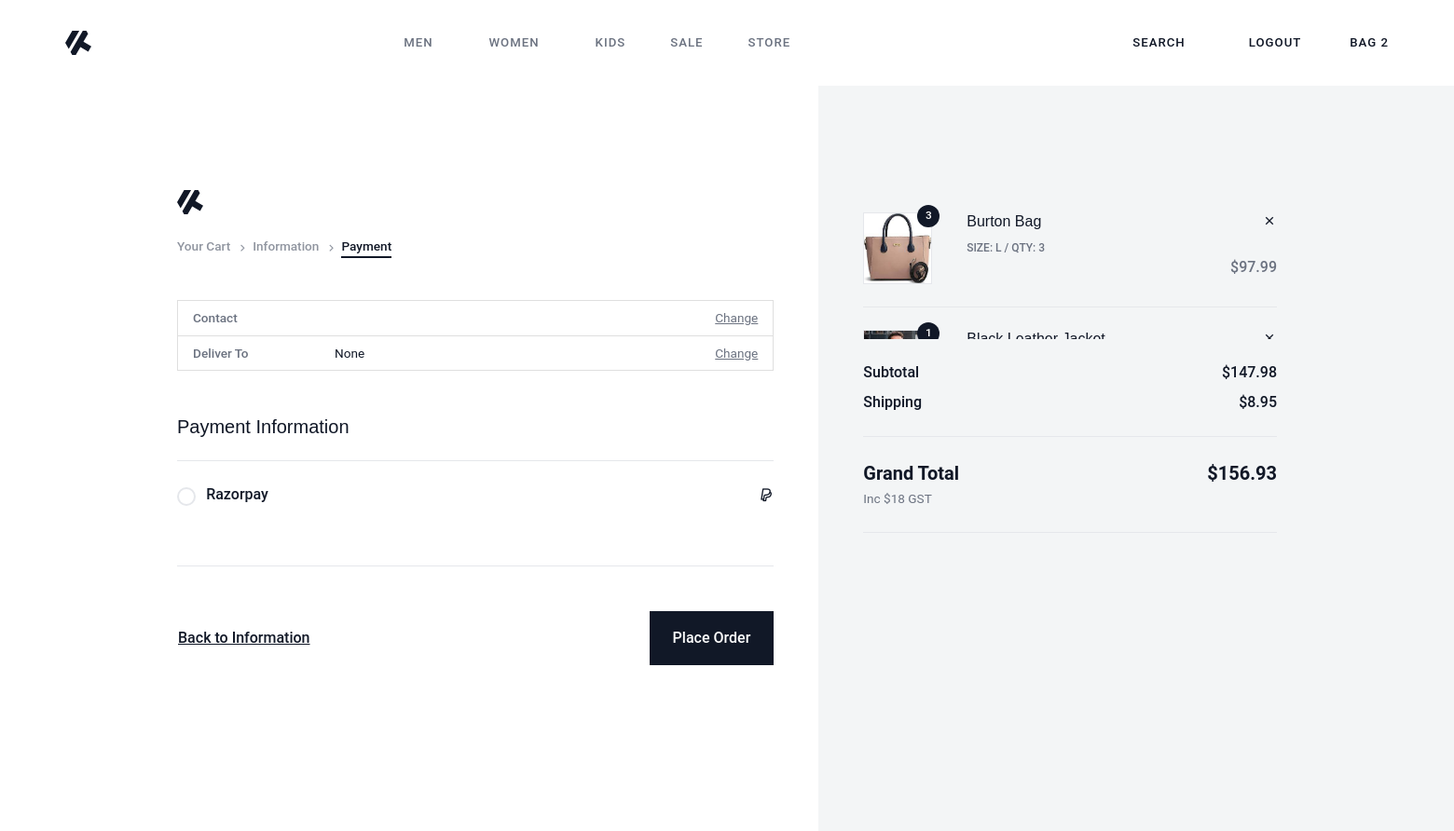
Page /checkout_payment/ (signed in) on the earlier database version.
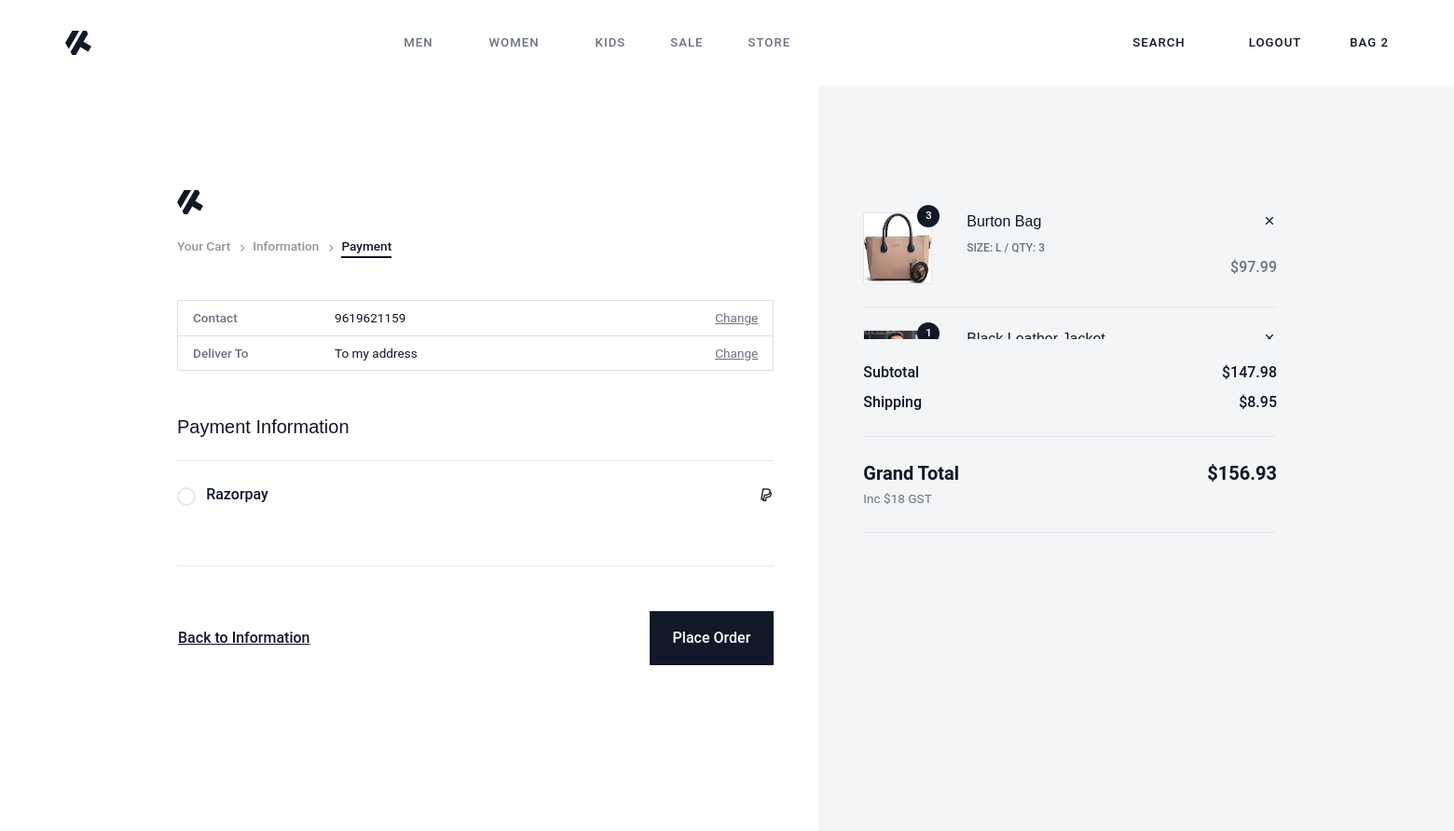
Same page on the later database version.
### account/models.py (models this page shows, shortened)
class Account(AbstractBaseUser):
    first_name=models.CharField(max_length=100)
    last_name=models.CharField(max_length=100)
    email=models.EmailField(max_length=100,unique=True)
    phone_number=models.CharField(max_length=20)
    address=models.TextField(max_length=500,null=True,blank=True)
    country=models.CharField(max_length=20,null=True,blank=True)
    state=models.CharField(max_length=20,null=True,blank=True)
    zip_code=models.CharField(max_length=20,null=True,blank=True)
    date_joined=models.DateTimeField(auto_now_add=True)
    last_login=models.DateTimeField(auto_now_add=True)
    is_admin=models.BooleanField(default=False)
    is_staff=models.BooleanField(default=False)
    is_active=models.BooleanField(default=False)
    USERNAME_FIELD='email'
    REQUIRED_FIELDS=['first_name','last_name']
    objects=MyAccountManager()
    @property
    def full_name(self):
        return f"{self.first_name} {self.last_name}"
    @property
    def get_cart_count(self):
        from store_app.models import CartItems
        return CartItems.objects.filter(cart__is_paid=False,cart__user=self.id).count()
    @property
    def get_cart_items(self):
        from store_app.models import CartItems,Cart
        cart_items = CartItems.objects.filter(cart__is_paid=False,cart__user = self.id)
        cart = Cart.objects.filter(user=self.id).first()
        return cart_items

### store_app/views.py (the view)
# urls.py: path("checkout_payment/",views.checkout_payment,name="checkout_payment"),
@login_required(login_url="login")
def checkout_payment(request):
    cart_items = CartItems.objects.filter(cart__is_paid=False,cart__user = request.user)
    cart = Cart.objects.filter(user=request.user).first()
    if cart.get_cart_total() > 0:
        grand_total = cart.get_cart_total() + 8.95
    else:
        grand_total = cart.get_cart_total()
    client = razorpay.Client(auth = (settings.KEY,settings.SECRET))
    payment = client.order.create({"amount":int(grand_total)*100,"currency":"INR","payment_capture":1})
    context = {
        "cart_items":cart_items,
        "cart":cart,
        "payment":payment,
        "grand_total":round(grand_total,2)
    }
    return render(request,'checkout_pages/checkout-payment.html',context)

### store_app/models.py (called while the page is built)
    def __str__(self):
        return self.size_name

    def get_product_price(self):
        price = [self.product.price]
        if self.color_variant:
            color_variant_price = self.color_variant.price
            price.append(color_variant_price)
        if self.size_variant:
            size_variant_price = self.size_variant.price
            price.append(size_variant_price)
        total_price = sum(price)
        if total_price <= 0:
            total_price = 0
            return 0
        return round(total_price + 18, 2)

### templates/checkout_pages/checkout-payment.html (shortened to what the changed rows need)
{% extends "base.html" %}
{% load static %}
{% block content %}
    <section class="mt-0  vh-lg-100">
        <div class="container">
            <div class="row g-0 vh-lg-100">
                <div class="col-lg-7 pt-5 pt-lg-10">
                    <div class="pe-lg-5">
                                                <div class="mt-5">
                            <ul class="list-group mb-5 d-none d-lg-block rounded-0">
                                <li class="list-group-item d-flex justify-content-between align-items-center">
                                    <div class="d-flex justify-content-start align-items-center">
                                        <span class="text-muted small me-2 f-w-36 fw-bolder">Contact</span>
                                        <span class="small">{{request.user.phone_number}}</span>
                                    </div>
                                </li>
                                <li class="list-group-item d-flex justify-content-between align-items-center">
                                    <div class="d-flex justify-content-start align-items-center">
                                        <span class="text-muted small me-2 f-w-36 fw-bolder">Deliver To</span>
                                        <span class="small">{{request.user.address}}</span>
                                    </div>
                                </li>
                            </ul>
                        </div>
                    </div>
                </div>
            </div>
        </div>
    </section>
{% endblock %}

### templates/includes/header.html (shortened to what this page needs)
{% load static %}
<nav class="navbar navbar-expand-lg navbar-light bg-white flex-column border-0  ">
    <div class="container-fluid">
        <div class="w-100">
            <div class="d-flex justify-content-between align-items-center flex-wrap">
                <a class="navbar-brand fw-bold fs-3 m-0 p-0 flex-shrink-0 order-0" href="{% url "home" %}">
                    <div class="d-flex align-items-center">
                        <svg class="f-w-7" xmlns="http://www.w3.org/2000/svg" viewBox="0 0 77.53 72.26"><path d="M10.43,54.2h0L0,36.13,10.43,18.06,20.86,0H41.72L10.43,54.2Zm67.1-7.83L73,54.2,68.49,62,45,48.47,31.29,72.26H20.86l-5.22-9L52.15,0H62.58l5.21,9L54.06,32.82,77.53,46.37Z" fill="currentColor" fill-rule="evenodd"/></svg>
                    </div>
                </a>
                <ul class="list-unstyled mb-0 d-flex align-items-center order-1 order-lg-2 nav-sidelinks">
                    <li class="d-none d-sm-block">
                        <span class="nav-link text-body search-trigger cursor-pointer">Search</span>
                    </li>
                    {% if request.user.is_authenticated %}
                        <li class="ms-1 d-none d-lg-inline-block">
                            <a class="nav-link text-body" href="{% url "logout" %}">
                                Logout
                            </a>
                        </li>
                    {% else %}
                    <li class="ms-1 d-none d-lg-inline-block">
                        <a class="nav-link text-body" href="{% url "login" %}">
                            Login
                        </a>
                    </li>
                    {% endif %}
                    <li class="ms-1 d-inline-block position-relative dropdown-cart">
                        <button class="nav-link me-0 disable-child-pointer border-0 p-0 bg-transparent text-body"
                            type="button">
                            Bag {{request.user.get_cart_count}}
                        </button>
                    </li>
                </ul>
                <div class="flex-shrink-0 collapse navbar-collapse navbar-collapse-light w-auto flex-grow-1 order-2 order-lg-1"
                    id="navbarNavDropdown">
                    <ul class="navbar-nav mx-auto mb-2 mb-lg-0">
                        <li class="nav-item dropdown dropdown position-static">
                          <a class="nav-link dropdown-toggle" href="#" role="button" data-bs-toggle="dropdown" aria-expanded="false">
                            Men
                          </a>
                        </li>
                        <li class="nav-item dropdown">
                            <a class="nav-link dropdown-toggle" href="#" role="button" data-bs-toggle="dropdown" aria-expanded="false">
                              Women
                            </a>
                          </li>
                          <li class="nav-item">
                            <a class="nav-link" href="./category.html" role="button">
                              Kids
                            </a>
                          </li>
                          <li class="nav-item">
                            <a class="nav-link" href="./category.html" role="button">
                              Sale
                            </a>
                          </li>
                          <li class="nav-item">
                            <a class="nav-link" href="{% url "store" %}" role="button">
                              Store
                            </a>
                          </li>
                      </ul>
                </div>
            </div>
        </div>
    </div>
</nav>

Differences in the rows shown:
changed Account: user.phone_number (not shown) → "9619621159"; user.address "None" → "To my address"
